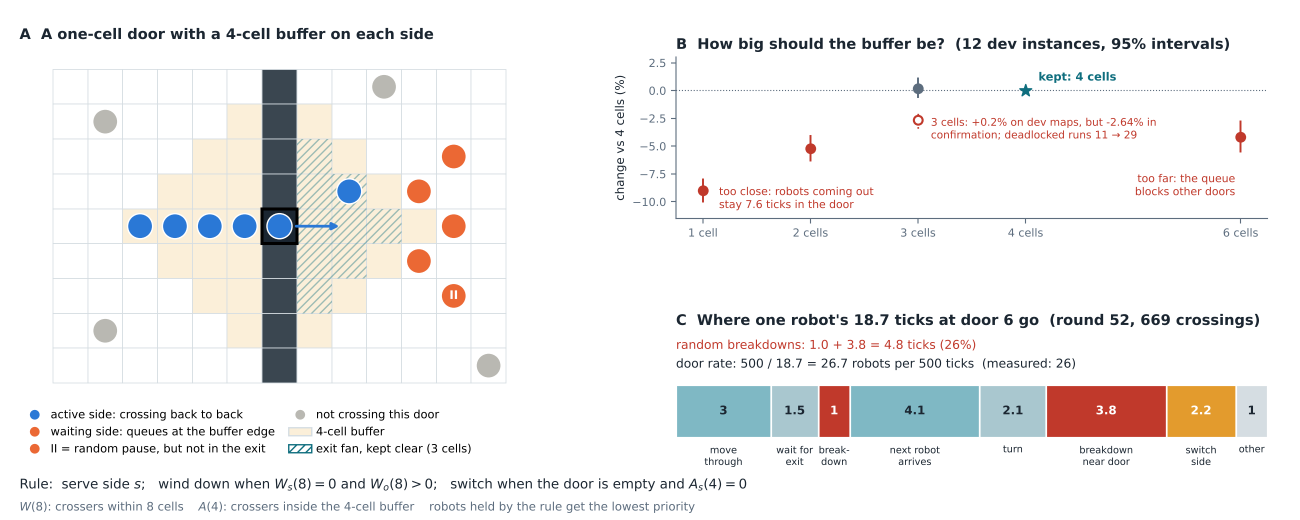
#> input picture figures/deck/fig_door_rule_deck.png, 2600 x 1040 px, found by its file name (shown at 1/2 size)
$ python make_crops.py
#> lines starting #> are read from the running program, lines starting #| are printed output that depends on the picture
"""Split the door-rule figure (fig_door_rule_deck.png) into two slide figures at its blank column (x = 1216-1225):
fig_door_rule_A.png  (panel A: buffer geometry and switching rule, with its notes)
fig_door_rule_BC.png (panel B: buffer-size sweep; panel C: time budget of one crossing).
The footer lines (rows 956-1026) run across the cut, so both crops stop at row 945; slide 13 restates the rule as text.
Run from the repo root after make_principle_figs.py:  python3 figures/deck/make_crops.py"""
from PIL import Image

src = Image.open("figures/deck/fig_door_rule_deck.png")
#> src is the input picture: PIL image 2600x1040 RGBA; mean R, G, B, A 240.5, 239.3, 238.4, 255
w, h = src.size
#> w = 2600; h = 1040
src.crop((0, 0, 1220, 945)).save("figures/deck/fig_door_rule_A.png")
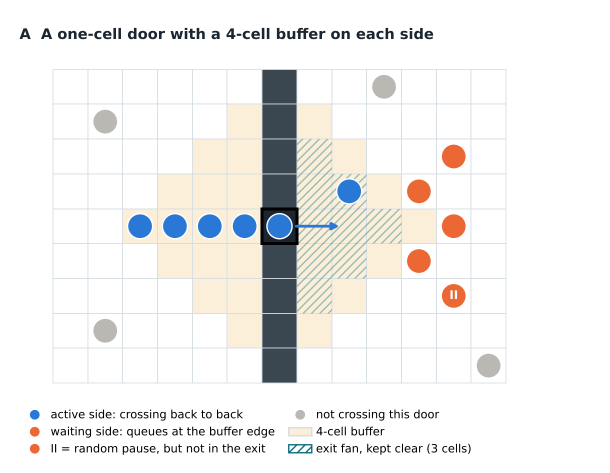
#> saved as fig_door_rule_A.png: PIL image 1220x945 RGBA (shown at 1/2 size); mean R, G, B, A 239.6, 238.9, 237.5, 255
src.crop((1222, 0, w, 945)).save("figures/deck/fig_door_rule_BC.png")
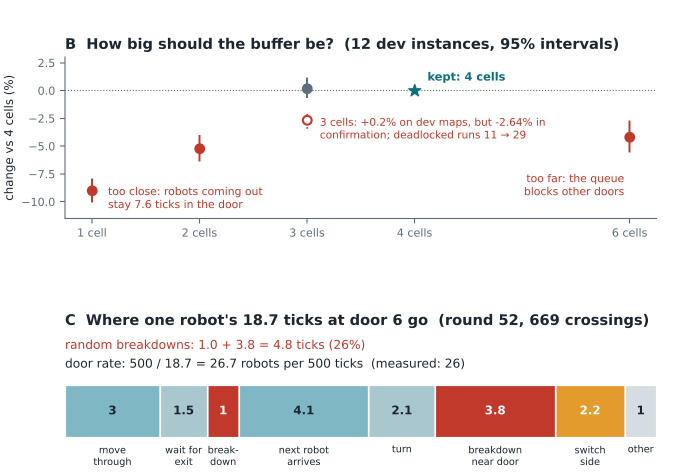
#> saved as fig_door_rule_BC.png: PIL image 1378x945 RGBA (shown at 1/2 size); mean R, G, B, A 240.5, 238.4, 237.7, 255
print("A", (1220, 945), "BC", (w - 1222, 945))
#| A (1220, 945) BC (1378, 945)
# v34: panel B alone (buffer-size sweep, main talk) and panel C alone (time budget of one crossing, backup slide);
# the blank band between them is rows 474-626 of fig_door_rule_BC.png
bc = Image.open("figures/deck/fig_door_rule_BC.png")
bc.crop((0, 60, bc.size[0], 476)).save("figures/deck/fig_door_rule_B.png")
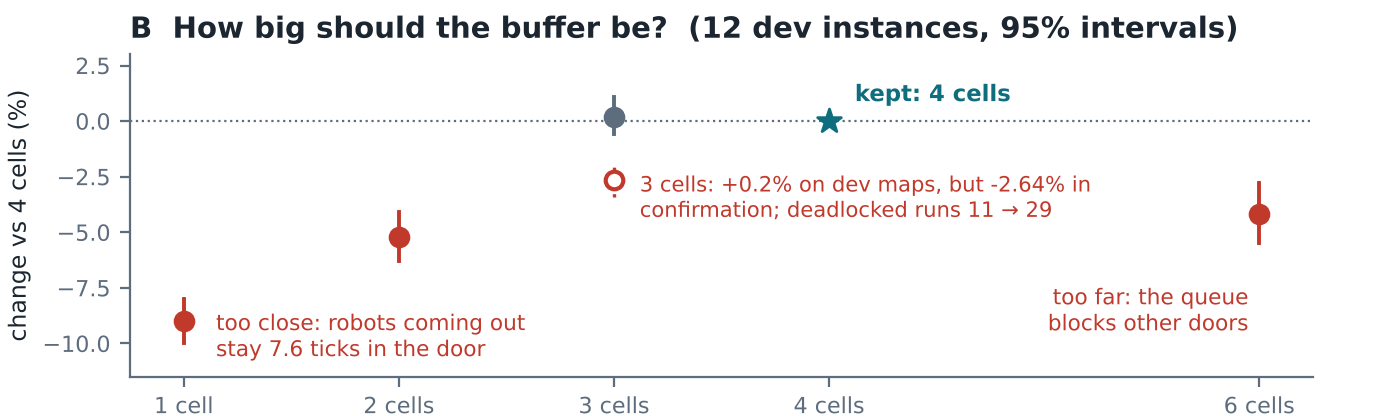
#> saved as fig_door_rule_B.png: PIL image 1378x416 RGBA; mean R, G, B, A 247.1, 245.7, 245.9, 255
bc.crop((0, 622, bc.size[0], bc.size[1])).save("figures/deck/fig_door_rule_C.png")
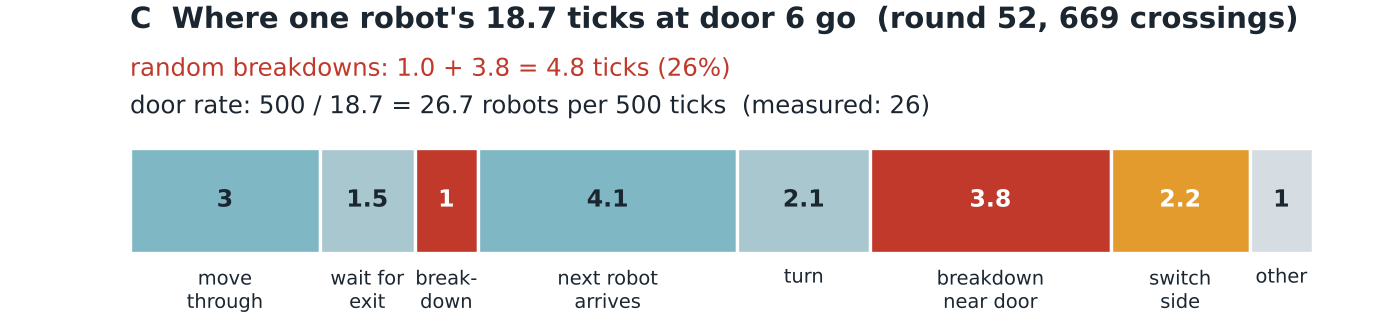
#> saved as fig_door_rule_C.png: PIL image 1378x323 RGBA; mean R, G, B, A 222.8, 218.5, 216.2, 255
print("B", Image.open("figures/deck/fig_door_rule_B.png").size, "C", Image.open("figures/deck/fig_door_rule_C.png").size)
